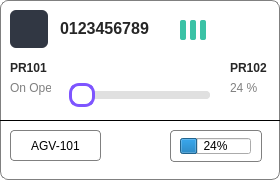
<?xml version="1.0" encoding="UTF-8"?>
<ui version="4.0">
 <class>asideCard</class>
 <widget class="QWidget" name="asideCard">
  <property name="geometry">
   <rect>
    <x>0</x>
    <y>0</y>
    <width>280</width>
    <height>180</height>
   </rect>
  </property>
  <property name="minimumSize">
   <size>
    <width>280</width>
    <height>180</height>
   </size>
  </property>
  <property name="windowTitle">
   <string>Form</string>
  </property>
  <property name="styleSheet">
   <string notr="true">#asideCard{
	border: 1px solid #808080;
	border-radius: 8px;
    background-color: white;
}</string>
  </property>
  <widget class="QLabel" name="label">
   <property name="geometry">
    <rect>
     <x>60</x>
     <y>20</y>
     <width>101</width>
     <height>16</height>
    </rect>
   </property>
   <property name="font">
    <font>
     <pointsize>12</pointsize>
     <weight>75</weight>
     <bold>true</bold>
    </font>
   </property>
   <property name="styleSheet">
    <string notr="true">QLabel{
	color: #262626
}</string>
   </property>
   <property name="text">
    <string>0123456789</string>
   </property>
  </widget>
  <widget class="QPushButton" name="pushButton">
   <property name="geometry">
    <rect>
     <x>10</x>
     <y>10</y>
     <width>38</width>
     <height>38</height>
    </rect>
   </property>
   <property name="styleSheet">
    <string notr="true">QPushButton{
	background-color: #313743;
	border-radius: 6px;
}
</string>
   </property>
   <property name="text">
    <string/>
   </property>
   <property name="icon">
    <iconset>
     <normaloff>../icons/bolt-solid-full.svg</normaloff>../icons/bolt-solid-full.svg</iconset>
   </property>
  </widget>
  <widget class="QFrame" name="frame">
   <property name="geometry">
    <rect>
     <x>180</x>
     <y>20</y>
     <width>6</width>
     <height>20</height>
    </rect>
   </property>
   <property name="styleSheet">
    <string notr="true">QFrame {
    background-color: #3AC2A5;
	width: 6px;
	border-radius: 2px;
}
</string>
   </property>
   <property name="frameShape">
    <enum>QFrame::StyledPanel</enum>
   </property>
   <property name="frameShadow">
    <enum>QFrame::Raised</enum>
   </property>
  </widget>
  <widget class="QLabel" name="label_2">
   <property name="geometry">
    <rect>
     <x>10</x>
     <y>60</y>
     <width>51</width>
     <height>16</height>
    </rect>
   </property>
   <property name="font">
    <font>
     <weight>75</weight>
     <bold>true</bold>
    </font>
   </property>
   <property name="styleSheet">
    <string notr="true">QLabel{
	color: #262626;
}</string>
   </property>
   <property name="text">
    <string>PR101</string>
   </property>
  </widget>
  <widget class="QLabel" name="label_3">
   <property name="geometry">
    <rect>
     <x>230</x>
     <y>60</y>
     <width>51</width>
     <height>16</height>
    </rect>
   </property>
   <property name="font">
    <font>
     <weight>75</weight>
     <bold>true</bold>
    </font>
   </property>
   <property name="styleSheet">
    <string notr="true">QLabel{
	color: #262626;
}</string>
   </property>
   <property name="text">
    <string>PR102</string>
   </property>
  </widget>
  <widget class="QSlider" name="horizontalSlider">
   <property name="geometry">
    <rect>
     <x>59</x>
     <y>80</y>
     <width>161</width>
     <height>31</height>
    </rect>
   </property>
   <property name="styleSheet">
    <string notr="true">QSlider:horizontal {
    /* Add space on the sides for the large handle to be fully visible at min/max positions */
    padding: 0 10px;
}

QSlider::groove:horizontal {
    /* --- TRACK (GROOVE) STYLING --- */
    
    /* Uniform light gray color for the entire track as shown in the image */
    background: #e0e0e0;
    
    /* Set the track height */
    height: 8px;
    
    /* Fully rounded ends */
    border-radius: 4px;
    
    /* Prevent borders from showing */
    border: none;
}

/* Ensure the sub-page (filled portion) and add-page (unfilled portion) match the groove */
QSlider::sub-page:horizontal,
QSlider::add-page:horizontal {
    background: #e0e0e0;
    border-radius: 4px;
}

QSlider::handle:horizontal {
    /* --- HANDLE (THUMB) STYLING --- */
    
    /* Dimensions: 20px diameter circle */
    width: 20px;
    height: 20px;
    
    /* Center the 20px handle vertically on the 8px groove: (20 - 8) / 2 = 6px negative margin */
    margin: -8px 0;
    
    /* Make it a perfect circle */
    border-radius: 10px;
    
    /* White center fill */
    background: white;
    
    /* The bright purple ring/outline */
    border: 3px solid #7e55ff;
    
    /* The crucial glow effect using box-shadow */
    box-shadow: 0 0 8px rgba(126, 85, 255, 0.6);
}

/* Optional: Subtle changes when the user hovers over the handle */
QSlider::handle:horizontal:hover {
    border-color: #6a3dff; /* Slightly darker purple on hover */
    box-shadow: 0 0 10px rgba(106, 61, 255, 0.8); /* Stronger glow on hover */
}
</string>
   </property>
   <property name="orientation">
    <enum>Qt::Horizontal</enum>
   </property>
  </widget>
  <widget class="QFrame" name="frame_2">
   <property name="geometry">
    <rect>
     <x>190</x>
     <y>20</y>
     <width>6</width>
     <height>20</height>
    </rect>
   </property>
   <property name="styleSheet">
    <string notr="true">QFrame {
    background-color: #3AC2A5;
	width: 6px;
	border-radius: 2px;
}
</string>
   </property>
   <property name="frameShape">
    <enum>QFrame::StyledPanel</enum>
   </property>
   <property name="frameShadow">
    <enum>QFrame::Raised</enum>
   </property>
  </widget>
  <widget class="QFrame" name="frame_3">
   <property name="geometry">
    <rect>
     <x>200</x>
     <y>20</y>
     <width>6</width>
     <height>20</height>
    </rect>
   </property>
   <property name="styleSheet">
    <string notr="true">QFrame {
    background-color: #3AC2A5;
	width: 6px;
	border-radius: 2px;
}
</string>
   </property>
   <property name="frameShape">
    <enum>QFrame::StyledPanel</enum>
   </property>
   <property name="frameShadow">
    <enum>QFrame::Raised</enum>
   </property>
  </widget>
  <widget class="QLabel" name="label_4">
   <property name="geometry">
    <rect>
     <x>10</x>
     <y>80</y>
     <width>41</width>
     <height>16</height>
    </rect>
   </property>
   <property name="font">
    <font>
     <weight>50</weight>
     <bold>false</bold>
    </font>
   </property>
   <property name="styleSheet">
    <string notr="true">QLabel{
	color: #808080;
}</string>
   </property>
   <property name="text">
    <string>On Ope</string>
   </property>
  </widget>
  <widget class="QLabel" name="label_5">
   <property name="geometry">
    <rect>
     <x>230</x>
     <y>80</y>
     <width>81</width>
     <height>16</height>
    </rect>
   </property>
   <property name="font">
    <font>
     <weight>50</weight>
     <bold>false</bold>
    </font>
   </property>
   <property name="styleSheet">
    <string notr="true">QLabel{
	color: #808080;
}</string>
   </property>
   <property name="text">
    <string>24 %</string>
   </property>
  </widget>
  <widget class="QFrame" name="frame_4">
   <property name="geometry">
    <rect>
     <x>170</x>
     <y>130</y>
     <width>92</width>
     <height>32</height>
    </rect>
   </property>
   <property name="styleSheet">
    <string notr="true">QFrame{
	border: 1px solid #808080;
	border-radius: 4px;
}</string>
   </property>
   <property name="frameShape">
    <enum>QFrame::Box</enum>
   </property>
   <property name="frameShadow">
    <enum>QFrame::Plain</enum>
   </property>
   <widget class="QProgressBar" name="progressBar">
    <property name="geometry">
     <rect>
      <x>10</x>
      <y>8</y>
      <width>71</width>
      <height>16</height>
     </rect>
    </property>
    <property name="value">
     <number>24</number>
    </property>
   </widget>
  </widget>
  <widget class="Line" name="line">
   <property name="geometry">
    <rect>
     <x>-3</x>
     <y>110</y>
     <width>291</width>
     <height>20</height>
    </rect>
   </property>
   <property name="styleSheet">
    <string notr="true">Line{
	color: #808080;
}</string>
   </property>
   <property name="frameShadow">
    <enum>QFrame::Plain</enum>
   </property>
   <property name="orientation">
    <enum>Qt::Horizontal</enum>
   </property>
  </widget>
  <widget class="QPushButton" name="pushButton_2">
   <property name="geometry">
    <rect>
     <x>10</x>
     <y>130</y>
     <width>91</width>
     <height>31</height>
    </rect>
   </property>
   <property name="styleSheet">
    <string notr="true">QPushButton{
	border-radius: 4px;
	border: 1px solid #808080;
}
</string>
   </property>
   <property name="text">
    <string>AGV-101</string>
   </property>
   <property name="icon">
    <iconset>
     <normaloff>../icons/show.png</normaloff>../icons/show.png</iconset>
   </property>
  </widget>
 </widget>
 <resources/>
 <connections/>
</ui>
